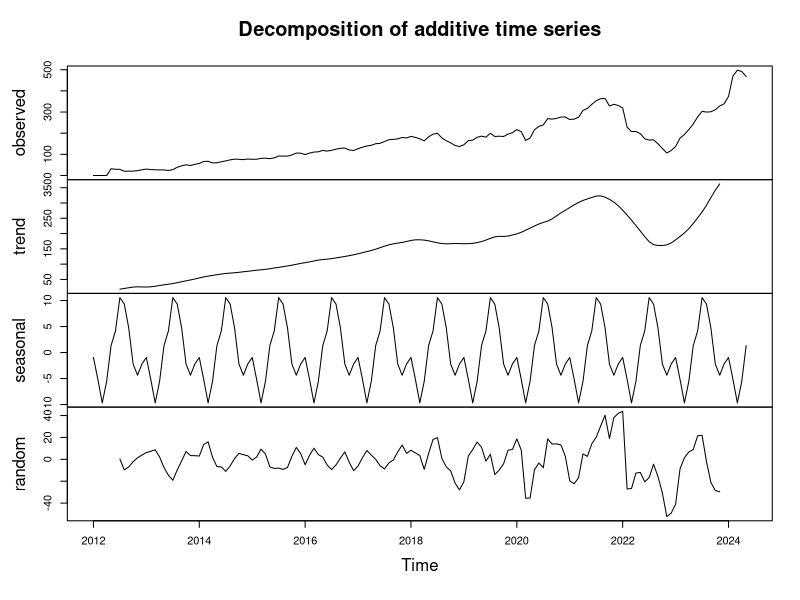
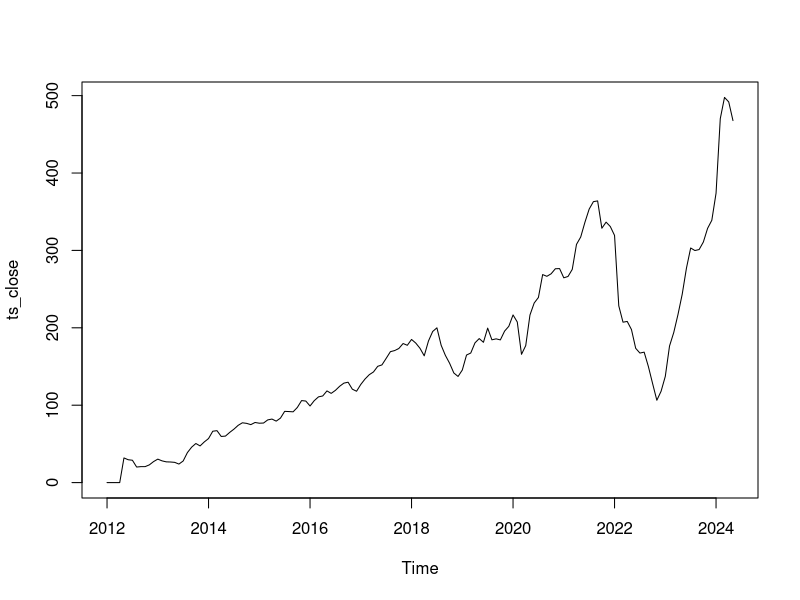
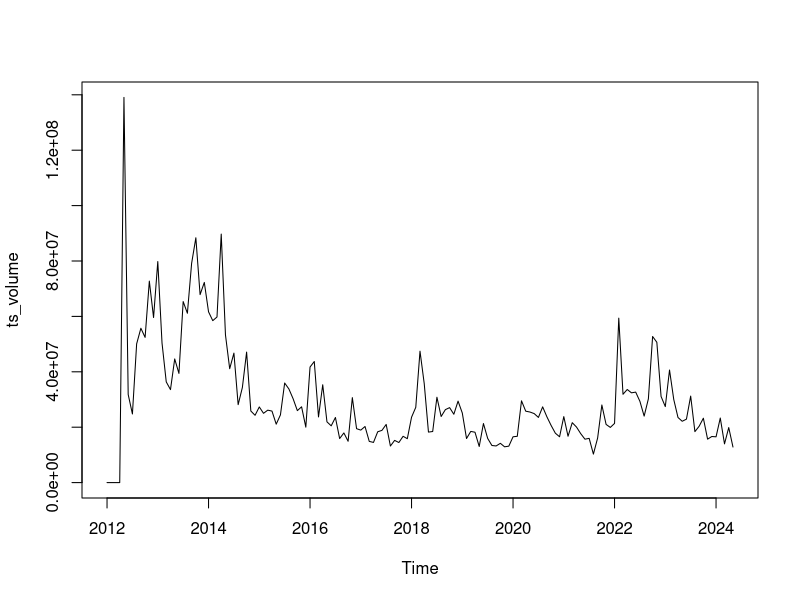
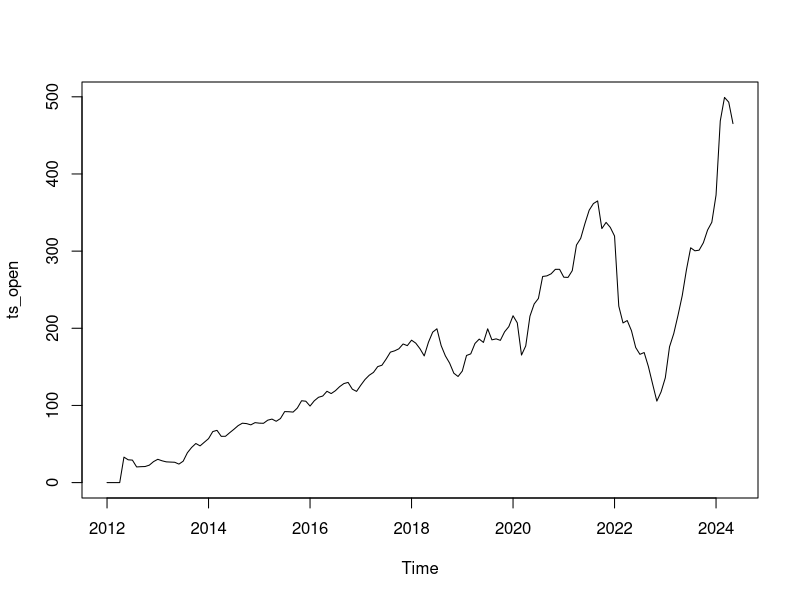
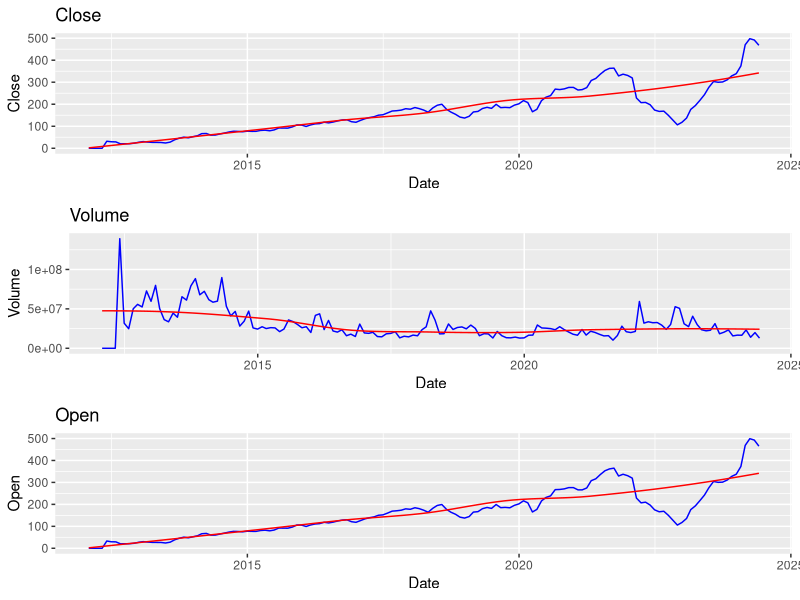
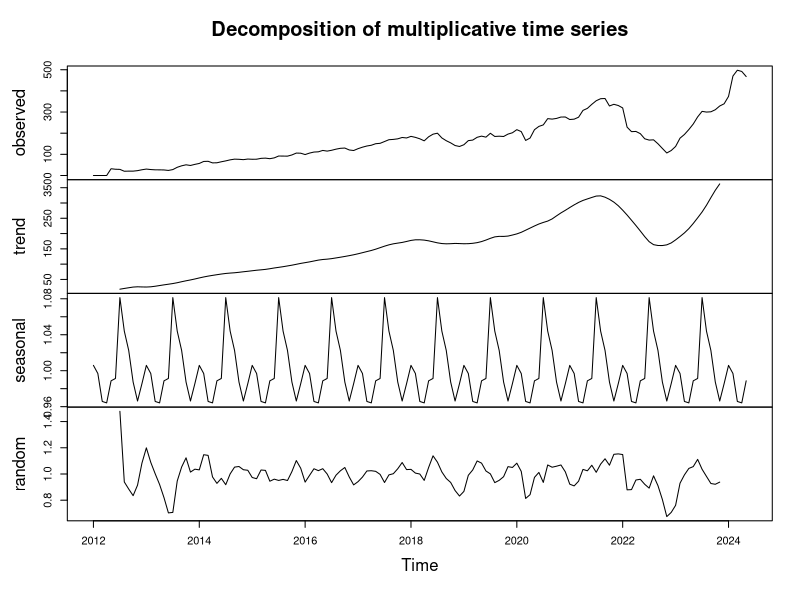
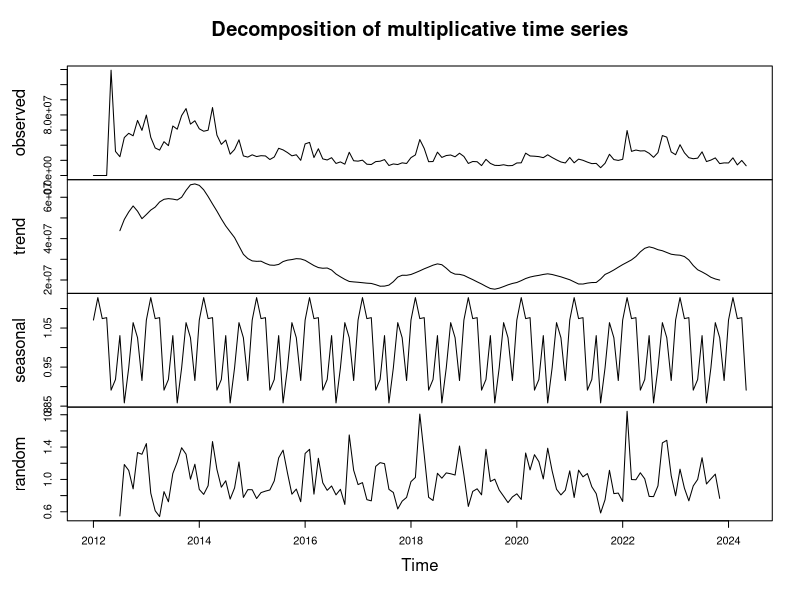
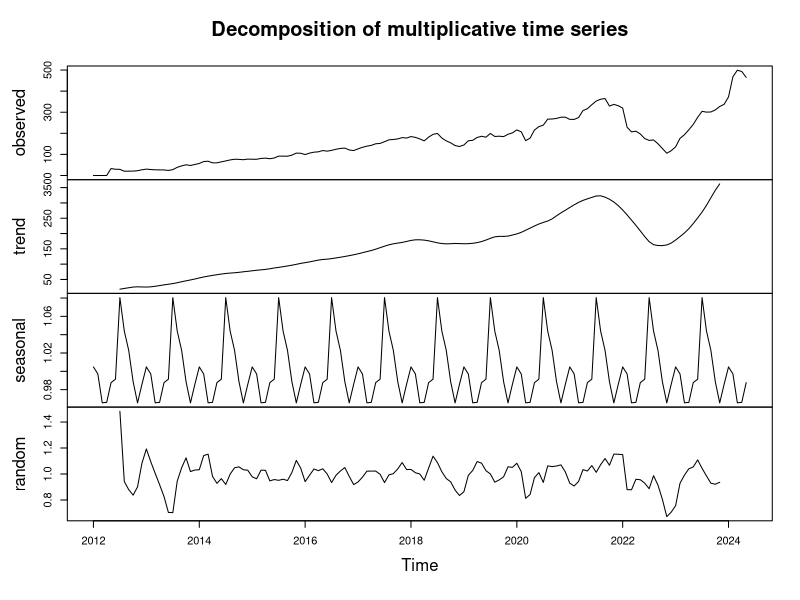

The R script that drew these images, in order:
## ---- chunk 1
knitr::opts_chunk$set(echo = TRUE)
library(tidyverse)
library(lubridate)
library(forecast)
library(gridExtra)
library(ggplot2)

## ---- chunk 2
data <- read.csv("./monthly_averages.csv")

# Převod datumu na správný datový typ Date
data <- data %>%
  mutate(Date = as.Date(Date, format="%Y-%m-%d"))
data <- data %>%
  arrange(Date) # seřazení datumu
## ---- chunk 3
# Převedu data do objektu časové řady
ts_data <- ts(data, start = c(2012, 1), frequency = 12)  # roční pro všechny hodnoty Mety
ts_data

ts_data <- ts(data$Close, start = c(year(min(data$Date)), month(min(data$Date))), frequency = 12) # ročí - pro hodnotu Close
ts_data_quarterly <- aggregate(ts_data, nfrequency=4, FUN=mean) # kvartál - mean(ni -> ni+3)

# výstupy
ts_data
ts_data_quarterly
## ---- chunk 4
# dekompozice časové řady
decomposed <- decompose(ts_data)

# vizualizace
plot(decomposed)
## ---- chunk 5
# Budeme porovnávat - náhled do dat
# 1. vytvoříme Time Series pro dané proměnné
ts_close <- ts(data$Close, start = c(year(min(data$Date)), month(min(data$Date))), frequency = 12) # ročí - pro hodnotu Close
ts_volume <- ts(data$Volume, start = c(year(min(data$Date)), month(min(data$Date))), frequency = 12) # ročí - pro hodnotu Volume
ts_open <- ts(data$Open, start = c(year(min(data$Date)), month(min(data$Date))), frequency = 12) # ročí - pro hodnotu Volume

plot(ts_close)
plot(ts_volume)
plot(ts_open)

# grafy jedotlivých proměnných s vyhlazením
p1 <- ggplot(data, aes(x = Date, y = Close)) +
  geom_line(color = "blue") +
  geom_smooth(method = "loess", color = "red", se = FALSE, size = 0.5) +
  ggtitle("Close")

p2 <- ggplot(data, aes(x = Date, y = Volume)) +
  geom_line(color = "blue") +
  geom_smooth(method = "loess", color = "red", se = FALSE, size = 0.5) +
  ggtitle("Volume")

p3 <- ggplot(data, aes(x = Date, y = Open)) +
  geom_line(color = "blue") +
  geom_smooth(method = "loess", color = "red", se = FALSE, size = 0.5) +
  ggtitle("Open")

# zobrazení
grid.arrange(p1, p2, p3, ncol = 1)

## ---- chunk 6
# 2. Dekompozice
decomposed_close <- decompose(ts_close, type = "multiplicative")
decomposed_volume <- decompose(ts_volume, type = "multiplicative")
decomposed_open <- decompose(ts_open, type = "multiplicative")
# plotneme pro vizualizaci trendu, sezony....


# Vizualizace dekompozice
plot(decomposed_close)
plot(decomposed_volume)
plot(decomposed_open)

## ---- chunk 7
# 3. Analýza

# Autokorelační funkce
residual_close <- decomposed_close$random
residual_close <- na.omit(residual_close)
acf(residual_close, main="ACF pro close")


residual_open <- decomposed_open$random
residual_open <- na.omit(residual_open)
acf(residual_open, main="ACF pro open")
# Open a close vykazují téměř stejné hodnoty autokorelace, téměř se nedostaneme 
# nad prahovou hodnotu



residual_volume <- decomposed_volume$random
residual_volume <- na.omit(residual_volume)
acf(residual_volume, main="ACF pro volume")
# U složky volume můžeme pozorovat významnou autokorelaci, která vyznačuje
# přítomnost krátkodobých závislostí.
# V dlouhodobém trendu se již nacházíme pod prahovou hodnotou 
## ---- chunk 8
# Jednoduché exponenciální vyrovnání
ses_close <- ses(data$Close, h = 12)
ses_open <- ses(data$Open, h = 12)
ses_volume <- ses(data$Volume, h = 12)

# Nahrání výsledků k půlvodnímu datasetu
data <- data %>%
  mutate(SES_Close = fitted(ses_close),
         SES_Open = fitted(ses_open),
         SES_Volume = fitted(ses_volume))

# Vizualizace
p4 <- ggplot(data, aes(x = Date)) +
  geom_line(aes(y = Close), color = "blue") +
  geom_line(aes(y = SES_Close), color = "purple", size = 1) +
  labs(title = "Close s vyhazením Simple Exponential Smoothing", x = "Date", y = "Close Price")

p5 <- ggplot(data, aes(x = Date)) +
  geom_line(aes(y = Volume), color = "blue") +
  geom_line(aes(y = SES_Volume), color = "purple", size = 1) +
  labs(title = "Volume s vyhlazením Simple Exponential Smoothing", x = "Date", y = "Volume")

p6 <- ggplot(data, aes(x = Date)) +
  geom_line(aes(y = Open), color = "blue") +
  geom_line(aes(y = SES_Open), color = "purple", size = 1) +
  labs(title = "Open Price s vyhlazením Simple Exponential Smoothing", x = "Date", y = "Open Price")

# Zobrazení grafů vedle sebe
grid.arrange(p4, p5, p6, ncol = 1)
## ---- chunk 9
# Vytvoření modelu sezónnosti pomocí tslm

# Model sezónnosti pro Close
model_close <- tslm(ts_close ~ trend + season)
summary(model_close)

# Model sezónnosti pro Open
model_open <- tslm(ts_open ~ trend + season)
summary(model_open)

# Model sezónnosti pro Volume
model_volume <- tslm(ts_volume ~ trend + season)
summary(model_volume)
## ---- chunk 10
# Předpověď pomocí modelu sezónnosti
fc_close <- forecast(model_close, h = 12)
fc_open <- forecast(model_open, h = 12)
fc_volume <- forecast(model_volume, h = 12)


# Vizualizace výsledků modelu a předpovědi
p7 <- autoplot(fc_close) +
  labs(title = "Předpověď pro Close Price", x = "Date", y = "Close Price")

p8 <- autoplot(fc_open) +
  labs(title = "Předpověď pro Open Price", x = "Date", y = "Open Price")

p9 <- autoplot(fc_volume) +
  labs(title = "Předpověď pro Volume", x = "Date", y = "Volume")

# Zobrazení grafů vedle sebe
grid.arrange(p7, p8, p9, ncol = 1)

